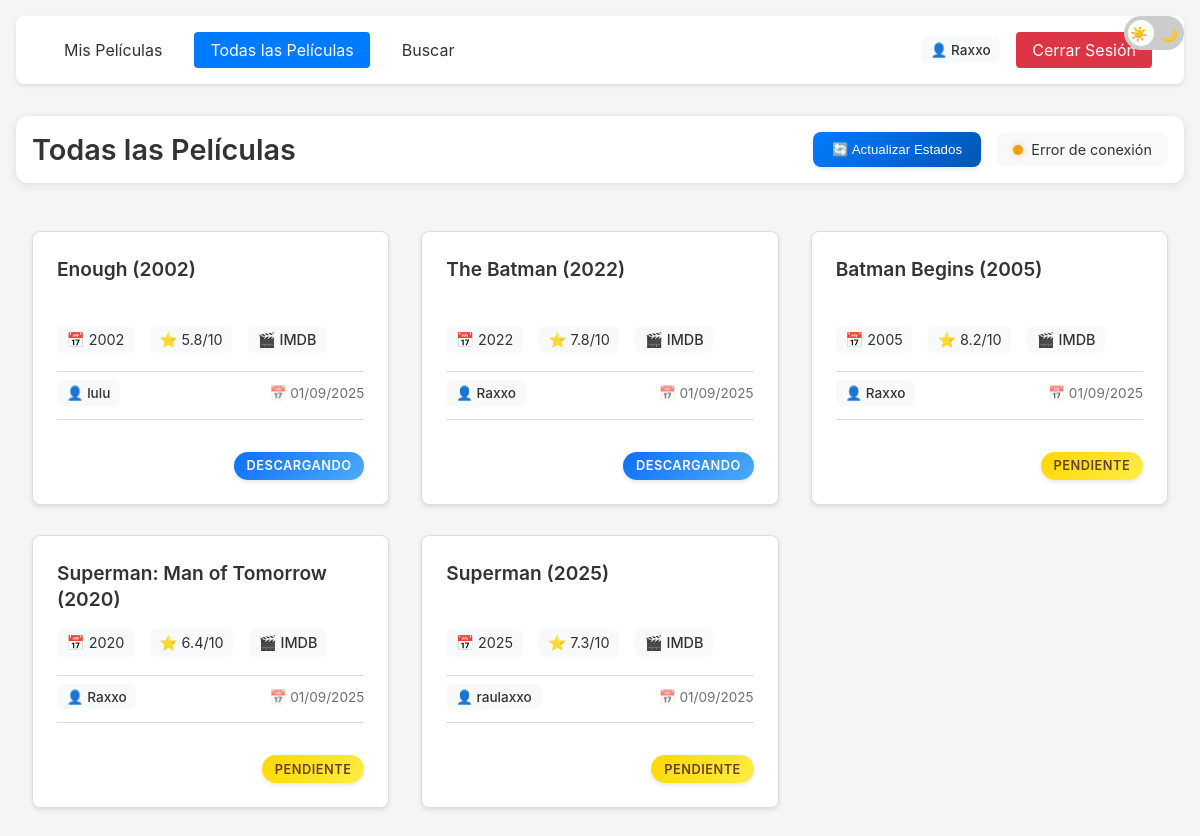
Page /all (signed in) on the earlier database version.
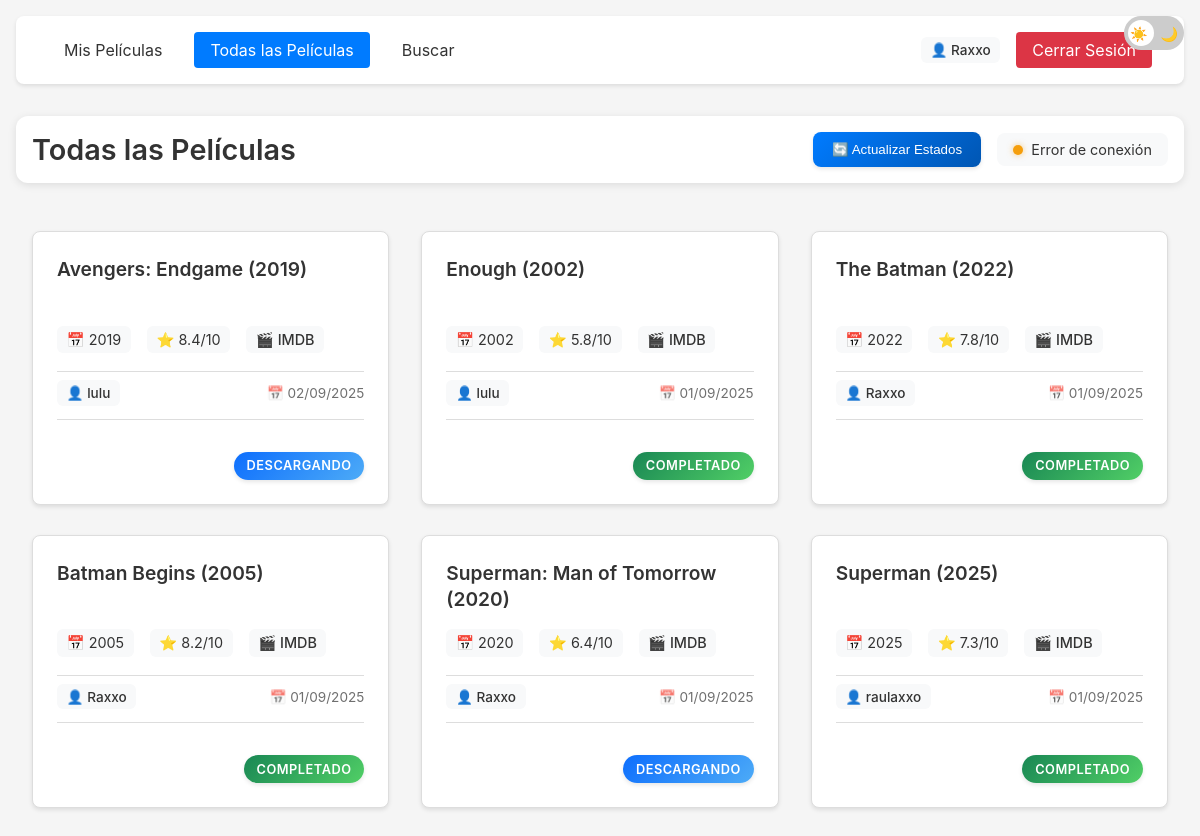
Same page on the later database version.
### models/user_model.py (models this page shows, shortened)
class User(UserMixin):
    id = None
    username = None
    password = None
    created_at = None
    downloads = None

        class UserModel(User, db.Model):
            __tablename__ = 'user'
            id = db.Column(db.Integer, primary_key=True)
            username = db.Column(db.String(80), unique=True, nullable=False)
            password = db.Column(db.String(120), nullable=False)
            created_at = db.Column(db.DateTime, default=datetime.utcnow)
            downloads = db.relationship('Download', backref='user', lazy=True)

        class Download(db.Model):
            __tablename__ = 'download'
            id = db.Column(db.Integer, primary_key=True)
            movie_id = db.Column(db.String(120), nullable=False)
            movie_title = db.Column(db.String(200), nullable=False)
            year = db.Column(db.String(4))
            rating = db.Column(db.String(10))
            magnet = db.Column(db.Text, nullable=False)
            imdb_code = db.Column(db.String(20))
            download_date = db.Column(db.DateTime, default=datetime.utcnow)
            status = db.Column(db.String(20), default='pendiente')
            user_id = db.Column(db.Integer, db.ForeignKey('user.id'), nullable=False)

### app.py (the view)
@app.route('/all')
@login_required
def all_movies():
    movies = Download.query.order_by(Download.download_date.desc()).all()
    return render_template('all_movies.html', movies=movies)

### app.py (called while the page is built)
@login_manager.user_loader
def load_user(user_id):
    return UserModel.query.get(int(user_id))

### templates/all_movies.html (shortened to what this page needs)
{% extends "base.html" %}
{% block content %}
<div class="page-header">
    <h1 class="page-title">Todas las Películas</h1>
    <div class="page-actions">
        <button id="checkStatusBtn" class="status-btn">
            🔄 Actualizar Estados
        </button>
        <span id="transmissionStatus" class="transmission-status">
            <span class="status-indicator" id="statusIndicator"></span>
            <span id="statusText">Verificando conexión...</span>
        </span>
    </div>
</div>
<div class="movies-grid">
    {% for movie in movies %}
    <div class="movie-card">
        <div class="movie-info">
            <h3 class="movie-title">{{ movie.movie_title }}</h3>
            <div class="movie-details">
                {% if movie.year %}
                <span>📅 {{ movie.year }}</span>
                {% endif %}
                {% if movie.rating %}
                <span>⭐ {{ movie.rating }}/10</span>
                {% endif %}
                {% if movie.imdb_code %}
                <a href="https://www.imdb.com/title/{{ movie.imdb_code }}" target="_blank" class="imdb-link">
                    🎬 IMDB
                </a>
                {% endif %}
            </div>
            <div class="movie-meta">
                <span class="user-info">👤 {{ movie.user.username }}</span>
                <span class="date-info">📅 {{ movie.download_date.strftime('%d/%m/%Y') }}</span>
            </div>
            <div class="movie-status">
                <span class="status-badge {{ movie.status }}">{{ movie.status }}</span>
            </div>
        </div>
    </div>
    {% endfor %}
</div>
{% endblock %}

### templates/base.html (shortened to what this page needs)
<!DOCTYPE html>
<html>
<head>
    <link rel="stylesheet" href="{{ url_for('static', filename='css/style.css') }}">
    <link rel="stylesheet" href="{{ url_for('static', filename='css/main.css') }}">
    <link rel="stylesheet" href="{{ url_for('static', filename='css/search.css') }}">
</head>
<body>
    <div class="theme-switch-wrapper">
        <label class="theme-switch" for="checkbox">
            <div class="slider round">
                <span class="slider-icon sun">☀️</span>
                <span class="slider-icon moon">🌙</span>
            </div>
        </label>
    </div>
    <div class="container">
        <nav class="navbar">
            <div class="nav-left">
                <a href="/" class="nav-link {% if request.endpoint == 'index' %}active{% endif %}">Mis Películas</a>
                <a href="/all" class="nav-link {% if request.endpoint == 'all_movies' %}active{% endif %}">Todas las Películas</a>
                <a href="/search" class="nav-link {% if request.endpoint == 'search' %}active{% endif %}">Buscar</a>
            </div>
            <div class="nav-right">
                {% if current_user.is_authenticated %}
                    <span class="user-info">👤 {{ current_user.username }}</span>
                    <a href="{{ url_for('logout') }}" class="nav-link logout-btn">Cerrar Sesión</a>
                {% else %}
                    <a href="{{ url_for('login') }}" class="nav-link">Iniciar Sesión</a>
                    <a href="{{ url_for('register') }}" class="nav-link">Registrarse</a>
                {% endif %}
            </div>
        </nav>
        {% block content %}{% endblock %}
    </div>
</body>
</html>

### static/css/style.css (style rules this page uses)
:root { --bg-color: #f5f5f5; --text-color: #333; --card-bg: #fff; --border-color: #ddd; --primary-color: #007bff; --hover-color: #0056b3; --secondary-bg: #f8f9fa; }
body { margin: 0; padding: 0; font-family: -apple-system, BlinkMacSystemFont, "Segoe UI", Roboto, "Helvetica Neue", Arial, sans-serif; background-color: var(--bg-color); color: var(--text-color); transition: background-color 0.3s ease; }
.page-title { font-size: 2rem; color: var(--text-color); text-align: center; margin: 2rem 0; font-weight: 600; }
.container { max-width: 1200px; margin: 0 auto; padding: 1rem; }
.navbar { display: flex; justify-content: space-between; align-items: center; padding: 1rem 2rem; margin-bottom: 2rem; background-color: var(--card-bg); border-radius: 8px; box-shadow: 0 2px 4px rgba(0, 0, 0, 0.1); }
.nav-left, .nav-right { display: flex; gap: 1rem; align-items: center; }
.nav-link { color: var(--text-color); text-decoration: none; padding: 0.5rem 1rem; border-radius: 4px; transition: all 0.2s ease; }
.nav-link:hover, .nav-link.active { background-color: var(--primary-color); color: white; }
.user-info { color: var(--text-color); font-weight: 500; padding: 0.5rem; border-radius: 4px; background-color: rgba(0, 0, 0, 0.05); }
.logout-btn { background-color: #dc3545; color: white; }

### static/css/search.css (style rules this page uses)
.movie-card { display: flex; flex-direction: column; background-color: var(--card-bg); border-radius: 8px; overflow: hidden; box-shadow: 0 2px 4px rgba(0, 0, 0, 0.1); transition: transform 0.2s ease, box-shadow 0.2s ease; height: 100%; }
.movie-info { padding: 1.5rem; display: flex; flex-direction: column; flex-grow: 1; }
.movie-info h3 { margin: 0 0 1rem 0; font-size: 1.2rem; color: var(--text-color); line-height: 1.4; display: -webkit-box; -webkit-line-clamp: 2; -webkit-box-orient: vertical; overflow: hidden; height: 2.8em; }
.movie-details { display: flex; flex-wrap: wrap; gap: 1rem; font-size: 0.9rem; color: var(--text-color); margin-bottom: auto; }

Differences in the rows shown:
added Download: movie_title "Avengers: Endgame (2019)", year "2019", rating "8.4", user.username "lulu", download_date "02/09/2025", status "DESCARGANDO"
changed Download "Enough (2002)": status "DESCARGANDO" → "COMPLETADO"
changed Download "The Batman (2022)": status "DESCARGANDO" → "COMPLETADO"
changed Download "Batman Begins (2005)": status "PENDIENTE" → "COMPLETADO"
changed Download "Superman: Man of Tomorrow (2020)": status "PENDIENTE" → "DESCARGANDO"
changed Download "Superman (2025)": status "PENDIENTE" → "COMPLETADO"
